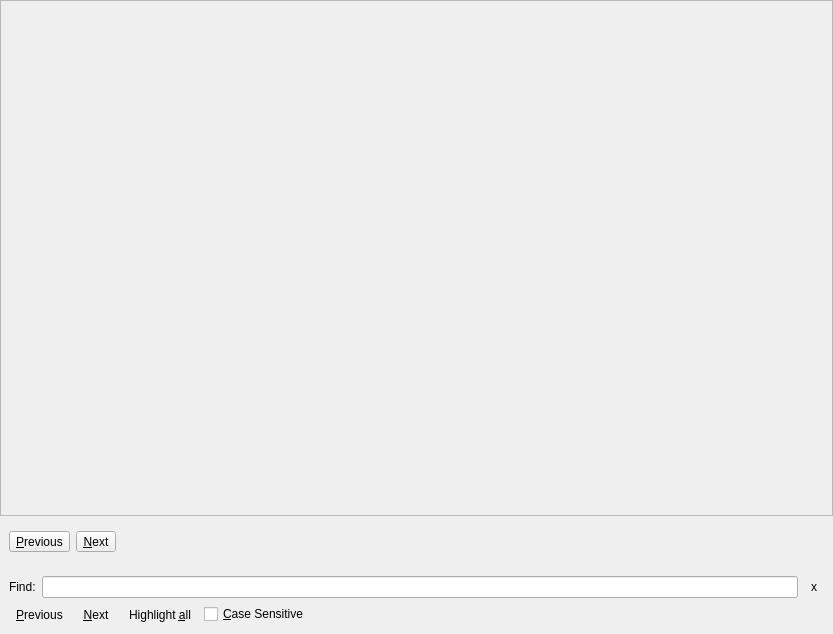
<?xml version="1.0" encoding="UTF-8"?>
<ui version="4.0">
 <class>ArticleView</class>
 <widget class="QWidget" name="ArticleView">
  <property name="geometry">
   <rect>
    <x>0</x>
    <y>0</y>
    <width>833</width>
    <height>634</height>
   </rect>
  </property>
  <property name="windowTitle">
   <string>Form</string>
  </property>
  <layout class="QVBoxLayout" name="verticalLayout_2" stretch="1000,0,0">
   <property name="leftMargin">
    <number>0</number>
   </property>
   <property name="topMargin">
    <number>0</number>
   </property>
   <property name="rightMargin">
    <number>0</number>
   </property>
   <property name="bottomMargin">
    <number>0</number>
   </property>
   <item>
    <widget class="QFrame" name="frame">
     <property name="frameShape">
      <enum>QFrame::StyledPanel</enum>
     </property>
     <property name="frameShadow">
      <enum>QFrame::Raised</enum>
     </property>
     <layout class="QVBoxLayout" name="verticalLayout">
      <property name="leftMargin">
       <number>0</number>
      </property>
      <property name="topMargin">
       <number>0</number>
      </property>
      <property name="rightMargin">
       <number>0</number>
      </property>
      <property name="bottomMargin">
       <number>0</number>
      </property>
      <item>
       <widget class="ArticleWebView" name="definition" native="true">
        <property name="url" stdset="0">
         <url>
          <string>about:blank</string>
         </url>
        </property>
       </widget>
      </item>
     </layout>
    </widget>
   </item>
   <item>
    <widget class="QFrame" name="ftsSearchFrame">
     <property name="frameShadow">
      <enum>QFrame::Raised</enum>
     </property>
     <layout class="QHBoxLayout" name="horizontalLayout_3">
      <item>
       <widget class="QToolButton" name="ftsSearchPrevious">
        <property name="text">
         <string>&amp;Previous</string>
        </property>
        <property name="icon">
         <iconset resource="resources.qrc">
          <normaloff>:/icons/previous.png</normaloff>:/icons/previous.png</iconset>
        </property>
        <property name="toolButtonStyle">
         <enum>Qt::ToolButtonTextBesideIcon</enum>
        </property>
       </widget>
      </item>
      <item>
       <widget class="QToolButton" name="ftsSearchNext">
        <property name="text">
         <string>&amp;Next</string>
        </property>
        <property name="icon">
         <iconset resource="resources.qrc">
          <normaloff>:/icons/next.png</normaloff>:/icons/next.png</iconset>
        </property>
        <property name="toolButtonStyle">
         <enum>Qt::ToolButtonTextBesideIcon</enum>
        </property>
       </widget>
      </item>
      <item>
       <spacer name="horizontalSpacer_2">
        <property name="orientation">
         <enum>Qt::Horizontal</enum>
        </property>
        <property name="sizeHint" stdset="0">
         <size>
          <width>40</width>
          <height>20</height>
         </size>
        </property>
       </spacer>
      </item>
     </layout>
    </widget>
   </item>
   <item>
    <widget class="QFrame" name="searchFrame">
     <property name="sizePolicy">
      <sizepolicy hsizetype="Preferred" vsizetype="Preferred">
       <horstretch>0</horstretch>
       <verstretch>0</verstretch>
      </sizepolicy>
     </property>
     <property name="frameShape">
      <enum>QFrame::NoFrame</enum>
     </property>
     <property name="frameShadow">
      <enum>QFrame::Raised</enum>
     </property>
     <layout class="QGridLayout" name="gridLayout">
      <item row="0" column="0">
       <layout class="QHBoxLayout" name="horizontalLayout_2">
        <item>
         <widget class="QLabel" name="label">
          <property name="text">
           <string>Find:</string>
          </property>
         </widget>
        </item>
        <item>
         <widget class="QLineEdit" name="searchText"/>
        </item>
        <item>
         <widget class="QToolButton" name="searchCloseButton">
          <property name="text">
           <string>x</string>
          </property>
          <property name="icon">
           <iconset resource="resources.qrc">
            <normaloff>:/icons/closetab.png</normaloff>:/icons/closetab.png</iconset>
          </property>
          <property name="autoRaise">
           <bool>true</bool>
          </property>
         </widget>
        </item>
       </layout>
      </item>
      <item row="1" column="0">
       <layout class="QHBoxLayout" name="horizontalLayout">
        <item>
         <widget class="QToolButton" name="searchPrevious">
          <property name="text">
           <string>&amp;Previous</string>
          </property>
          <property name="icon">
           <iconset resource="resources.qrc">
            <normaloff>:/icons/previous.png</normaloff>:/icons/previous.png</iconset>
          </property>
          <property name="toolButtonStyle">
           <enum>Qt::ToolButtonTextBesideIcon</enum>
          </property>
          <property name="autoRaise">
           <bool>true</bool>
          </property>
         </widget>
        </item>
        <item>
         <widget class="QToolButton" name="searchNext">
          <property name="text">
           <string>&amp;Next</string>
          </property>
          <property name="icon">
           <iconset resource="resources.qrc">
            <normaloff>:/icons/next.png</normaloff>:/icons/next.png</iconset>
          </property>
          <property name="shortcut">
           <string>Ctrl+G</string>
          </property>
          <property name="toolButtonStyle">
           <enum>Qt::ToolButtonTextBesideIcon</enum>
          </property>
          <property name="autoRaise">
           <bool>true</bool>
          </property>
         </widget>
        </item>
        <item>
         <widget class="QToolButton" name="highlightAllButton">
          <property name="text">
           <string>Highlight &amp;all</string>
          </property>
          <property name="icon">
           <iconset resource="resources.qrc">
            <normaloff>:/icons/highlighter.png</normaloff>:/icons/highlighter.png</iconset>
          </property>
          <property name="checkable">
           <bool>true</bool>
          </property>
          <property name="checked">
           <bool>false</bool>
          </property>
          <property name="toolButtonStyle">
           <enum>Qt::ToolButtonTextBesideIcon</enum>
          </property>
          <property name="autoRaise">
           <bool>true</bool>
          </property>
         </widget>
        </item>
        <item>
         <widget class="QCheckBox" name="searchCaseSensitive">
          <property name="text">
           <string>&amp;Case Sensitive</string>
          </property>
         </widget>
        </item>
        <item>
         <spacer name="horizontalSpacer">
          <property name="orientation">
           <enum>Qt::Horizontal</enum>
          </property>
          <property name="sizeHint" stdset="0">
           <size>
            <width>782</width>
            <height>20</height>
           </size>
          </property>
         </spacer>
        </item>
       </layout>
      </item>
     </layout>
    </widget>
   </item>
  </layout>
 </widget>
 <customwidgets>
  <customwidget>
   <class>ArticleWebView</class>
   <extends>QWidget</extends>
   <header>articlewebview.hh</header>
  </customwidget>
 </customwidgets>
 <resources>
  <include location="resources.qrc"/>
 </resources>
 <connections/>
</ui>
